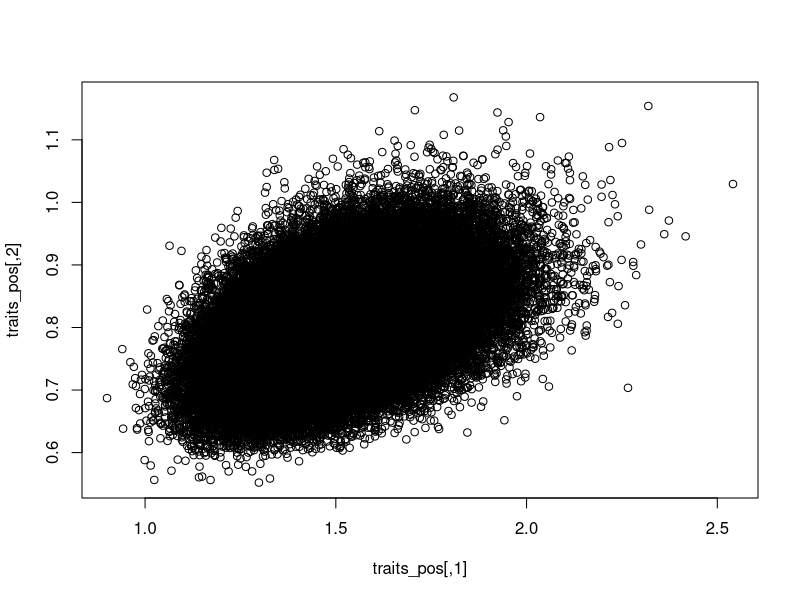
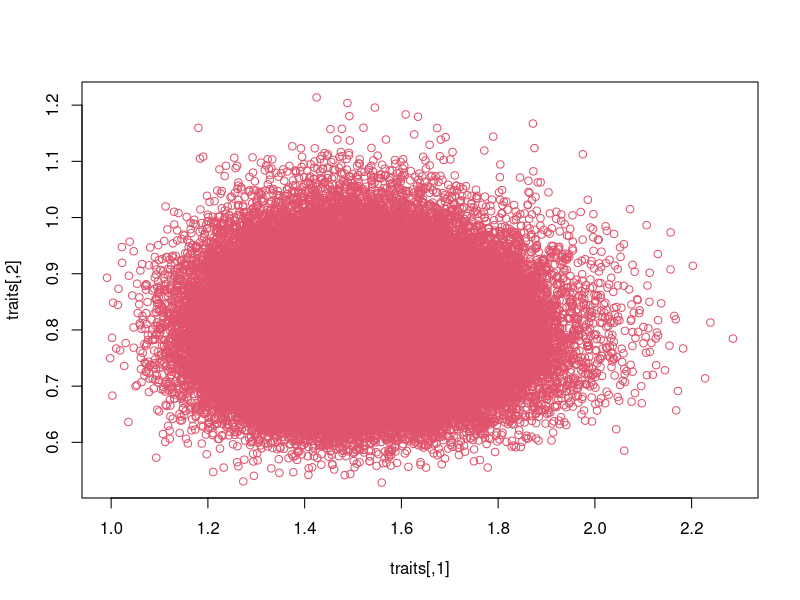

Generate these figures, in order, with R:
pick_individuals_multivariate <-function(N, traitmeans, traitsds, corr){
  ## Generate Lognormal random variables with zeros. 
  ## traitmeans - Vector of mean trait values
  ## traitsds - Vector of trait standard deviations
  ## R - Correlation matrix - should have 1s along the diagonal and off-diagonal elements reflecting correlations between different variables
  
  ## Number of traits
  p <- length(traitmeans);
  ## mu and sigma are the converted mean and covariance matrix of the log-transformed normal variable.
  mu <- matrix(0,p,1);
  sigma <- matrix(0,p,p);
  for (i in 1:p) {
      mu[i] = log(traitmeans[i]^2 / sqrt(traitsds[i]^2+traitmeans[i]^2))
      sigma[i,i] = log(1 + traitsds[i]^2/traitmeans[i]^2);
  }
  ## Use correlation matrix R to create the covariance matrix Cov
  Cov <- sqrt(sigma)%*%corr%*%sqrt(sigma);
  ## Following the protocol laid out for drawing multivariate normal random variables in
  ## https://en.wikipedia.org/wiki/Multivariate_normal_distribution#Drawing_values_from_the_distribution
  ## Draw normal random variables with mean 0 and sd 1
  X <- matrix(rnorm(p*N,0,1), nrow = N, ncol = p);
  ## Convert to lognormal random variables with the appropriate covariance structure
  ## using Cholesky decomposition of the covariance matrix
  for (i in 1:N){
    X[i,] <- exp(mu + chol(Cov)%*%X[i,])
  }      
  return(X);
}

pick_individuals <- function(N0, traitmean, traitsd) {
  mu <- log(traitmean^2 / sqrt(traitsd^2+traitmean^2))
  sigma <- sqrt(log(traitsd^2/traitmean^2 + 1))
  ## record this initial distribution in the output
  return(rlnorm(N0, meanlog=mu, sdlog=sigma))
}


## Comparing the two methods
traitmeans <- c(1.5,0.8)
traitsds <- c(0.15, 0.08)
## if correlations are equal to 0, then pick_individuals and pick_individuals_multivariate should look very similar
corr <- matrix(c(1,0,0,1), nrow=2, byrow=T)

trait1 <- pick_individuals(1e5, traitmean=traitmeans[1], traitsd=traitsds[1])
trait2 <- pick_individuals(1e5, traitmean=traitmeans[2], traitsd=traitsds[2])
traits <- pick_individuals_multivariate(1e5, traitmeans, traitsds, corr)

## Compare - methods are identical
mean(trait1)
sd(trait1)
mean(traits[,1])
sd(traits[,1])

mean(trait2)
sd(trait2)
mean(traits[,2])
sd(traits[,2])

## if correlations are non-zero (positive), how does that affect things?
corr <- matrix(c(1,0.5,0.5,1), nrow=2, byrow=T)
traits_pos <- pick_individuals_multivariate(1e5, traitmeans, traitsds, corr)
## means remain the same but sd for each trait have changed
apply(traits_pos, 2, mean)
apply(traits_pos, 2, sd)

## Graphical comparison shows that the correlations are working as expected
plot(traits_pos)

plot(traits, col=2)




